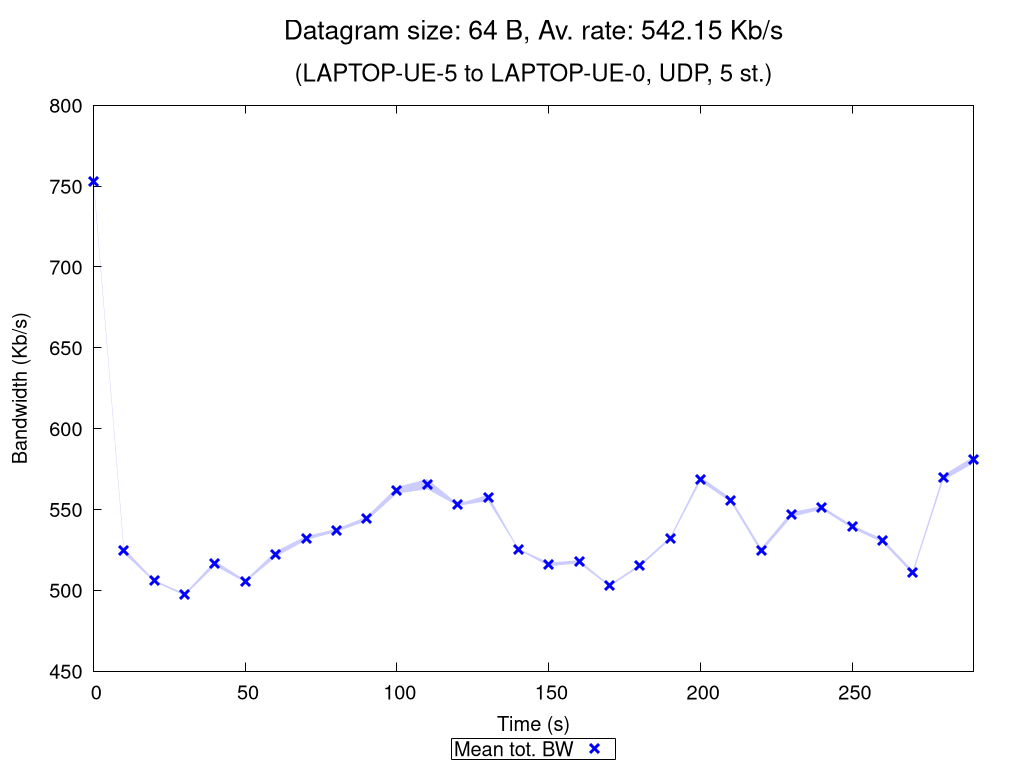

This figure's gnuplot source:
set terminal pngcairo nocrop enhanced size 1024,768 font "Verdana,15"
set output "UDP_5_st_2020_10_12_12-56-35_two2one_00064B.png"

set title "{/=20 Datagram size: 64 B, Av. rate: 542.15 Kb/s}\n\n{/=18 (LAPTOP-UE-5 to LAPTOP-UE-0, UDP, 5 st.)}"

set xlabel "Time (s)"
set ylabel "Bandwidth (Kb/s)"
set ytics nomirror
set key bmargin center horizontal box samplen 1 width -1
set bmargin 4.6
set rmargin 4.5

rf = 1000.0  # rate factor
set style fill transparent solid 0.2 noborder
set autoscale xfix
plot "UDP_5_st_2020_10_12_12-56-35_two2one_00064B_iperf_processed.dat" using 1:($2/rf-$3/rf):($2/rf+$3/rf) with filledcurves lc rgb "blue" notitle, \
     "" using 1:($2/rf) with points pt 2 ps 1.5 lw 3 lc rgb "blue" title "Mean tot. BW", \
